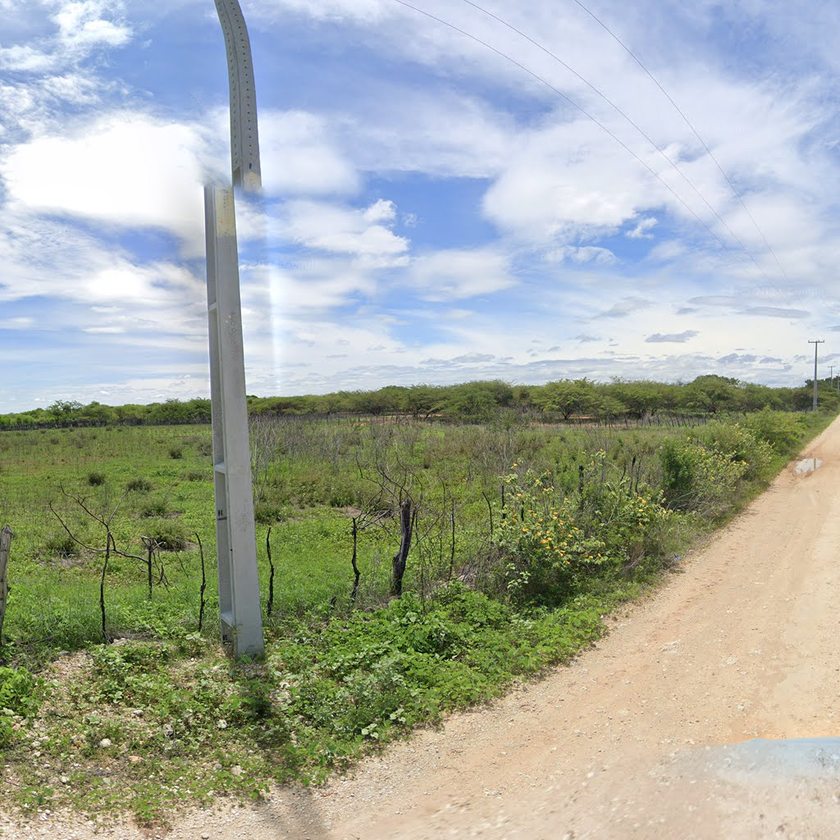
#> input picture Roy/combined_images/-10.757900930336646_-42.403632396026836_Index__Index_4.png, 840 x 840 px, shrunk from 1024 x 1024 before the run, found by its file name; its folder holds only this picture in this run
$ python Remove_Black.py
#> lines starting #> are read from the running program, lines starting #| are printed output that depends on the picture
import os
from PIL import Image
from rich.progress import track
import matplotlib.pyplot as plt
#remove all fully black images from combined_images

def remove_black_images(image, counter, folder):
    if image.endswith(".png"):
        img = Image.open(folder+image)
        #print(img.getextrema())
        if img.getextrema() == ((0,0), (0,0), (0,0)):
            print("removing", image)
            counter +=1
            os.remove(folder+image)
    return counter

def remove_half_black_images(image, counter, folder):
#> called with counter = 0
    if image.endswith(".png"):
        img = Image.open(folder+image)
#> img is the input picture: PIL image 840x840 RGB; mean R, G, B 165.2, 171.7, 161.6

        #retain only the left half of the image
        img1 = img.crop((0, 0, img.width//2, img.height))
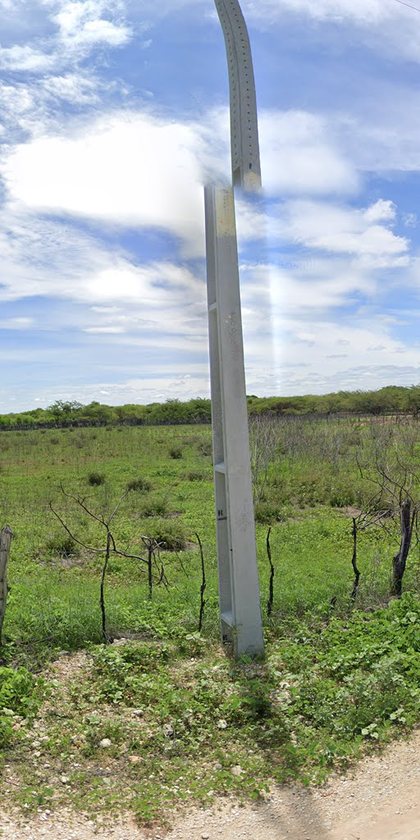
#> img1: PIL image 420x840 RGB; mean R, G, B 151.8, 162.5, 150.4
        img2 = img.crop((img.width//2, 0, img.width, img.height))
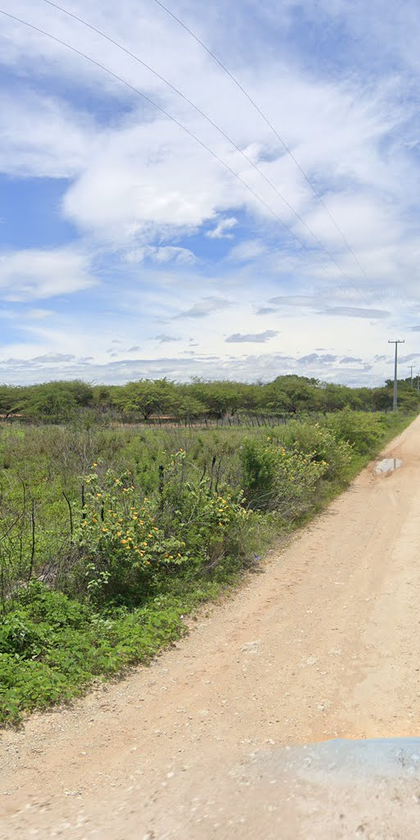
#> img2: PIL image 420x840 RGB; mean R, G, B 178.7, 180.8, 172.7

        if img1.getextrema() == ((0,0), (0,0), (0,0)):
            print("removing", image)
            counter +=1
            os.remove(folder+image)
            return counter
        if img2.getextrema() == ((0,0), (0,0), (0,0)):
            print("removing", image)
            counter +=1
            os.remove(folder+image)
    return counter

def remove_white_images(image, counter, folder):
    if image.endswith(".png"):
        img = Image.open(folder+image)
        #print(img.getextrema())
        if img.getextrema() == ((255,255), (255,255), (255,255)):
            print("removing", image)
            counter +=1
            os.remove(folder+image)
    return counter


counter = 0
counterw = 0
folder = "GeoGuessrGuessr-1/Roy/Helper_Functions/combined_images/"
for image in track(os.listdir(folder)):
    #if image.endswith("2.png") or image.endswith("3.png") or image.endswith("4.png") or image.endswith("5.png") or image.endswith("6.png") or image.endswith("7.png"):
    #    continue

    previous_counter = counter
    counter = remove_half_black_images(image, counter, folder)
    if previous_counter != counter:
        continue
    counter += remove_black_images(image, counter, folder)
    counterw += remove_white_images(image, counter, folder)

print("removed", counter, "images")
print("removed", counterw, "white images")


# check for duplicates
import os

def check_duplicates(folder):
    files = os.listdir(folder)
    print(len(files))
    print(len(set(files)))
    print(len(files)-len(set(files)))

#check_duplicates("D:/GeoGuessrGuessr/geoguesst/")
check_duplicates(folder)

$ run again, on Roy/combined_images/-13.923527665716108_-71.68670924822855_Index__Index_5.png
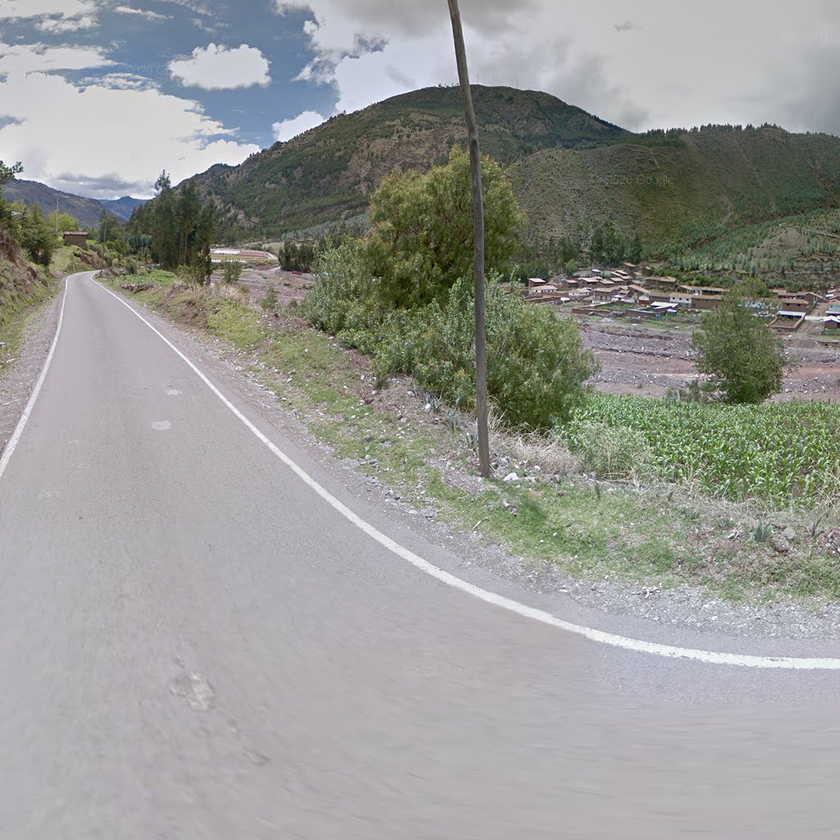
#> input picture Roy/combined_images/-13.923527665716108_-71.68670924822855_Index__Index_5.png, 840 x 840 px, shrunk from 1024 x 1024 before the run, found by its file name
#> in remove_half_black_images, img is the input picture: PIL image 840x840 RGB; mean R, G, B 150.9, 152.1, 148.2
#> in remove_half_black_images, `img1 = img.crop((0, 0, img.width//2, img.height))`:
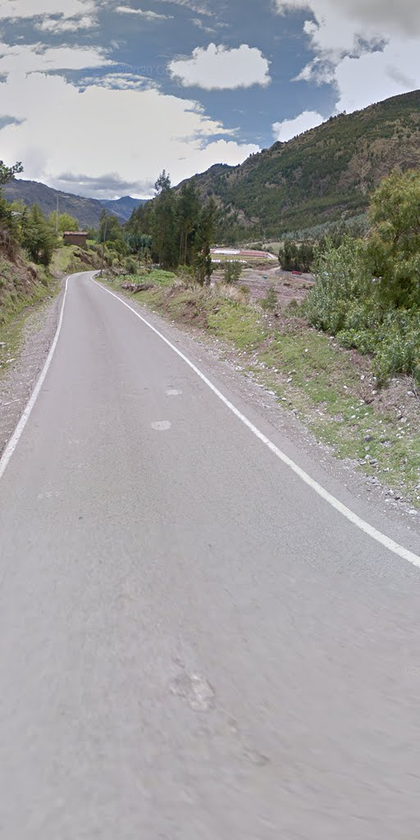
#> img1: PIL image 420x840 RGB; mean R, G, B 159.4, 159, 159.1
#> in remove_half_black_images, `img2 = img.crop((img.width//2, 0, img.width, img.height))`:
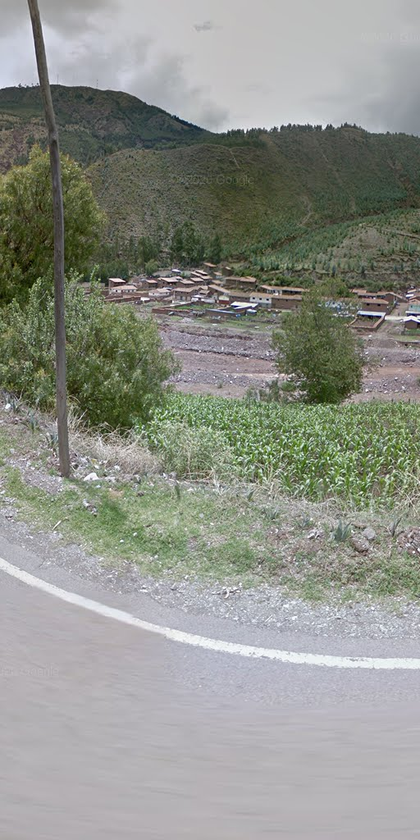
#> img2: PIL image 420x840 RGB; mean R, G, B 142.4, 145.2, 137.3

$ run again, on Roy/combined_images/-13.923527665716108_-71.68670924822855_Index__Index_6.png
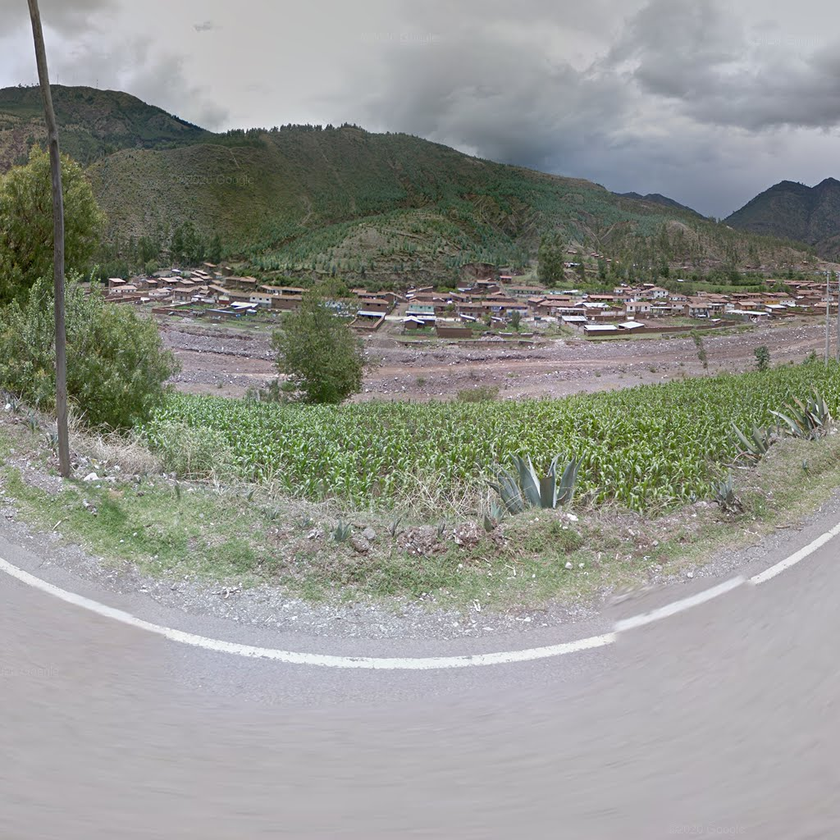
#> input picture Roy/combined_images/-13.923527665716108_-71.68670924822855_Index__Index_6.png, 840 x 840 px, shrunk from 1024 x 1024 before the run, found by its file name
#> in remove_half_black_images, img is the input picture: PIL image 840x840 RGB; mean R, G, B 145.6, 147.6, 141.6
#> in remove_half_black_images, `img1 = img.crop((0, 0, img.width//2, img.height))`:
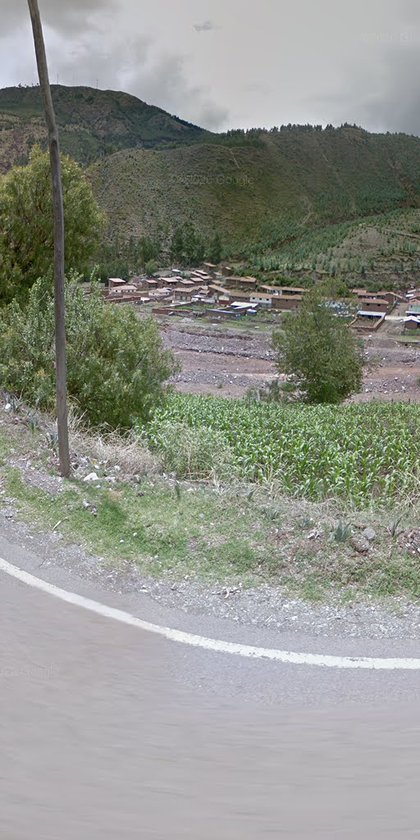
#> img1: PIL image 420x840 RGB; mean R, G, B 142.4, 145.2, 137.3
#> in remove_half_black_images, `img2 = img.crop((img.width//2, 0, img.width, img.height))`:
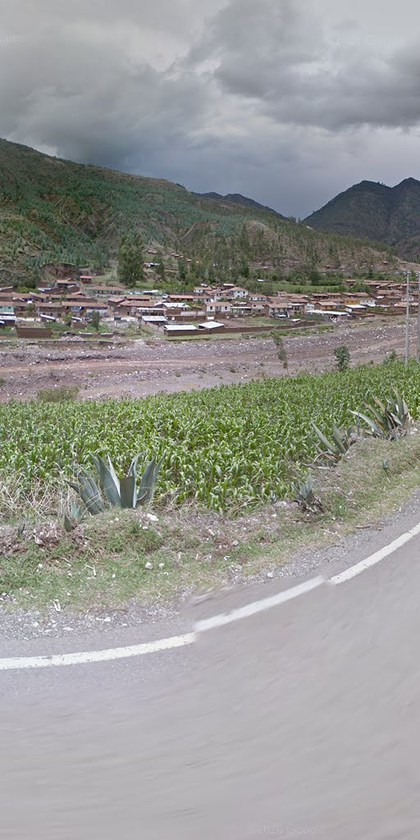
#> img2: PIL image 420x840 RGB; mean R, G, B 148.8, 150, 145.8

$ run again, on Roy/combined_images/-13.923527665716108_-71.68670924822855_Index__Index_8.png
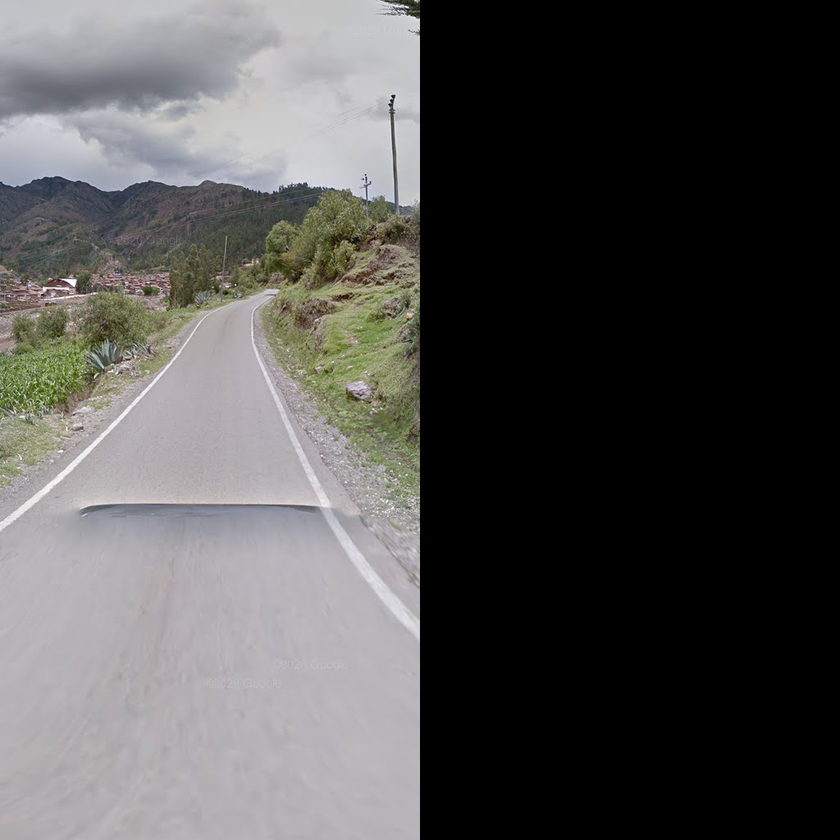
#> input picture Roy/combined_images/-13.923527665716108_-71.68670924822855_Index__Index_8.png, 840 x 840 px, shrunk from 1024 x 1024 before the run, found by its file name
#> in remove_half_black_images, img is the input picture: PIL image 840x840 RGB; mean R, G, B 80.6, 79.8, 78.9
#> in remove_half_black_images, `img1 = img.crop((0, 0, img.width//2, img.height))`:
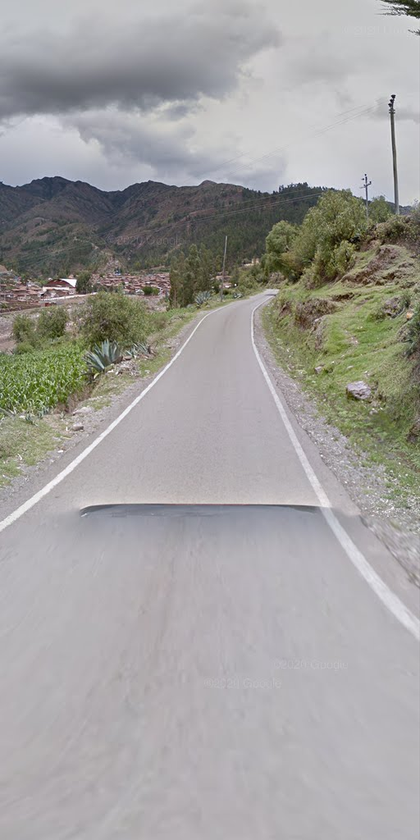
#> img1: PIL image 420x840 RGB; mean R, G, B 161.3, 159.6, 157.8
